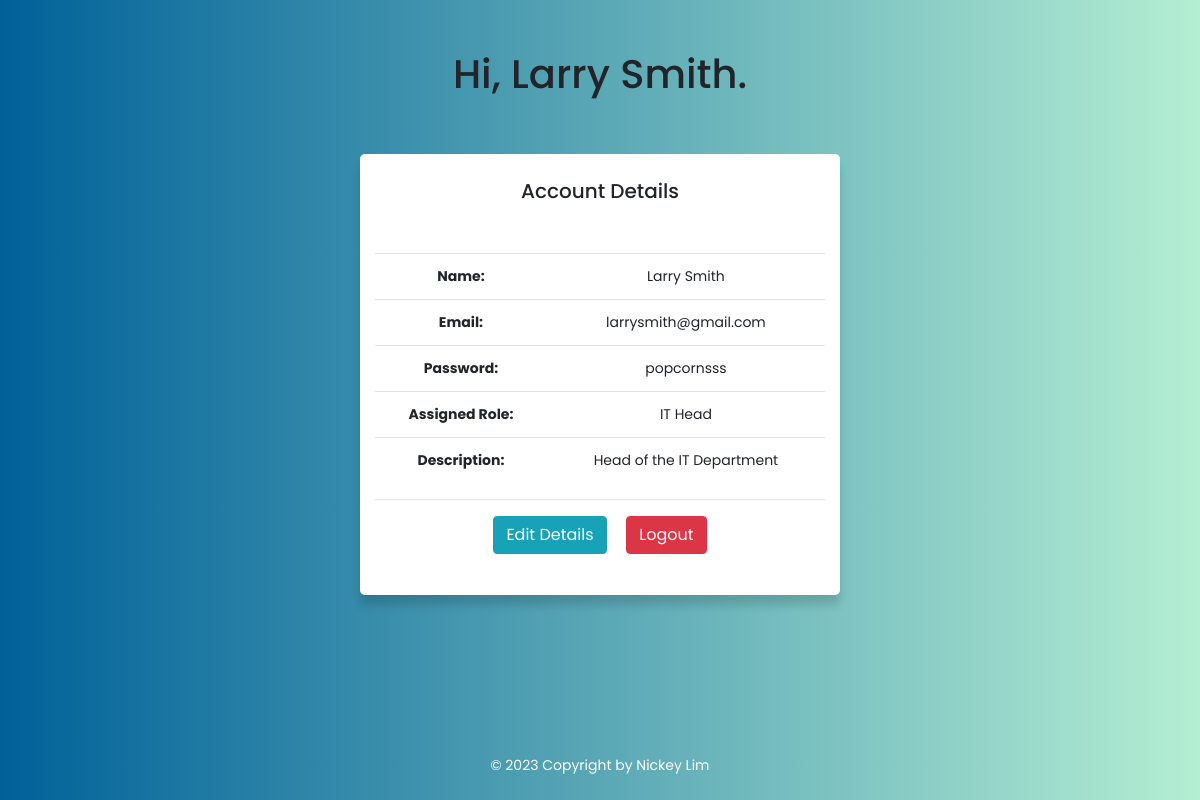
Before: /user_homepage.php (signed in) with the older database file.
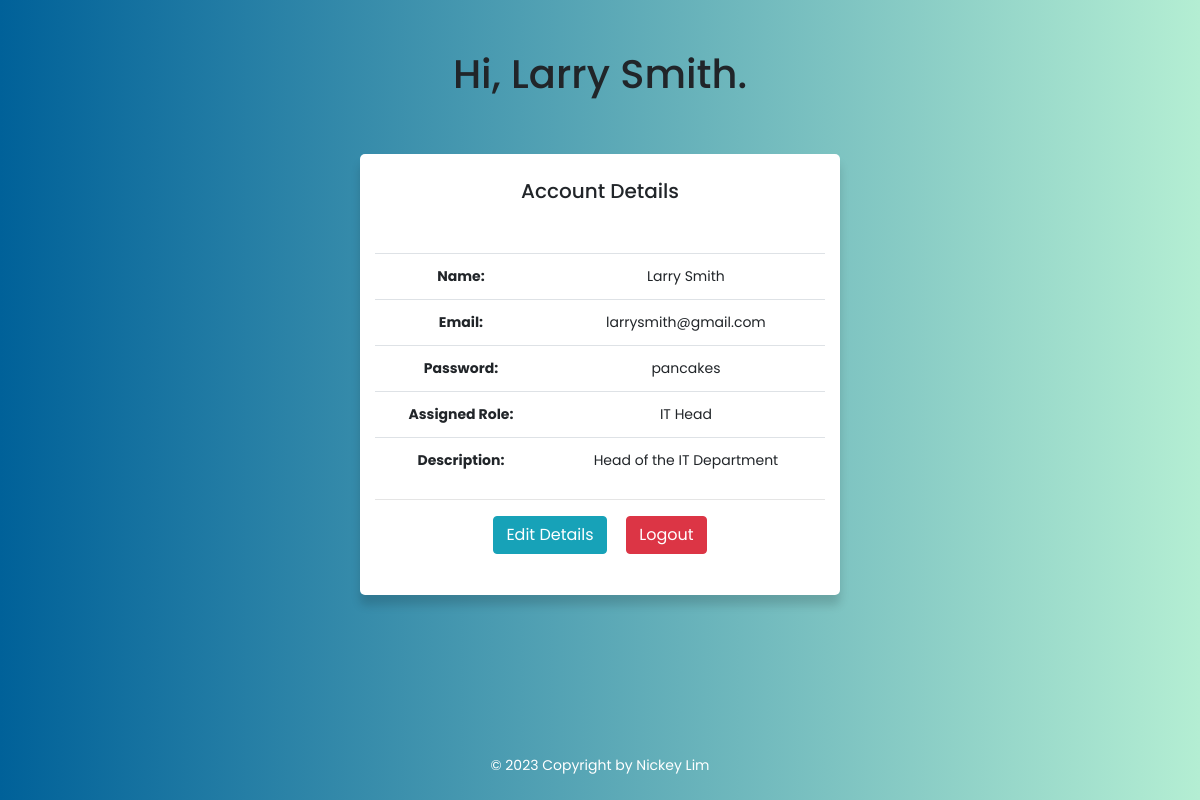
After: the same page with the newer database file.
### tables this page shows
CREATE TABLE `user` (
  `u_id` int(3) NOT NULL,
  `r_id` int(3) NOT NULL,
  `first_name` varchar(50) NOT NULL,
  `last_name` varchar(50) NOT NULL,
  `Email` varchar(200) NOT NULL,
  `c_pass` varchar(50) NOT NULL,
  `role` varchar(100) NOT NULL,
  `description` varchar(200) NOT NULL,
  `type` varchar(50) NOT NULL
);

### user_homepage.php (the view, shortened to what this page needs)
<?php
include 'conn.php';
$sessionId = $_SESSION["u_id"];
$admin = mysqli_fetch_assoc(mysqli_query($conn, "SELECT * FROM user WHERE u_id = $sessionId"));
?>
<!DOCTYPE html>
<html lang="en">
<head>
    <link rel="stylesheet" href="https://stackpath.bootstrapcdn.com/bootstrap/4.5.2/css/bootstrap.min.css">
    <link rel="stylesheet" href="css/style.css">
    <link rel="stylesheet" href="https://cdn.jsdelivr.net/npm/bootstrap-icons@1.3.0/font/bootstrap-icons.css">
    <link rel="stylesheet" href="https://cdn.jsdelivr.net/npm/bootstrap@4.1.3/dist/css/bootstrap.min.css">
</head>
<body>
    <div class="greeting">
        <br><br>
        <h1>Hi, <?php echo $admin['first_name'] . " " . $admin['last_name']; ?>.</h1>
    </div>
    <br>
    <div class="container" style="max-width:40%;">
        <h5>Account Details</h5><br><br>
        <table class="table" style="width:100%;">
            <tr>
                <th>Name:</th>
                <td><?php echo $admin['first_name']; ?>&nbsp;<?php echo $admin['last_name']; ?></td>
            </tr>
            <tr>
                <th>Email:</th>
                <td><?php echo $admin['Email']; ?></td>
            </tr>
            <tr>
                <th>Password:</th>
                <td><?php echo $admin['c_pass']; ?></td>
            </tr>
            <tr>
                <th>Assigned Role:</th>
                <td><?php echo $admin['role']; ?></td>
            </tr>
            <tr>
                <th>Description:</th>
                <td><?php echo $admin['description']; ?></td>
            </tr>
        </table>
        <hr>
        <p>
            <a href="edit_details.php" class="btn btn-info">Edit Details</a>
            <a href="logout.php" class="btn btn-danger ml-3">Logout</a>
        </p>
    </div>
    <br><br>
    <br><br>
    <br><br><br>
    <footer>
        <div class="text-center p-3" style=" width: 100%; color:white;">
            © 2023 Copyright by Nickey Lim
        </div>
    </footer>
</body>
</html>

Changed rows visible on the page:
changed user "Larry": c_pass "popcornsss" → "pancakes"
